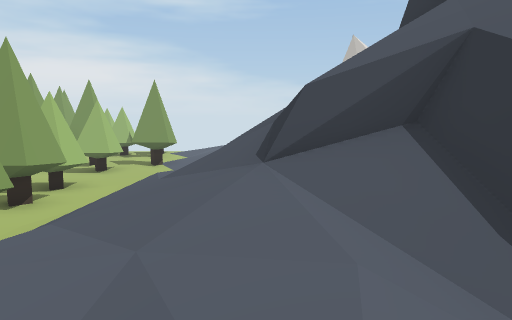
View 1 (above)

16 first-person views from a walk through a 3-D level made in the Unity game engine. The camera is 1.3 m above the floor, tilts 6° down and sees 70° across. The floor is counted in squares, 1 m on a side. Each view is taken from the middle of a square. On the plan, view 1 faces up. The plan holds only what a view shows up to about 15 squares ahead; the rest is blank. The place goes on beyond the plan. The player is left out.

View 2
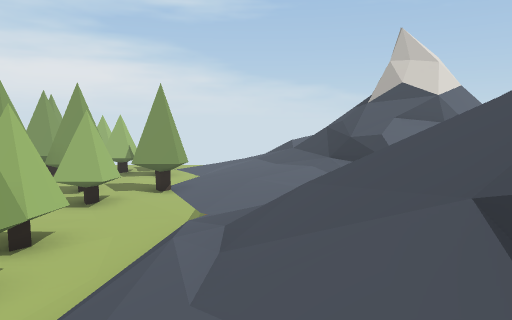

View 3
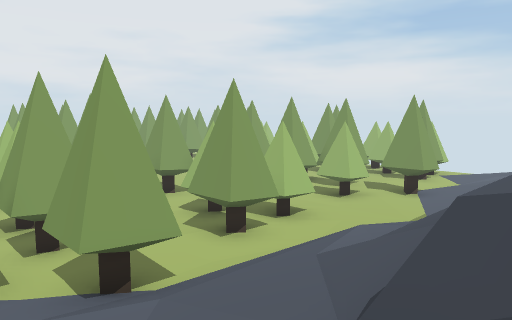

View 4
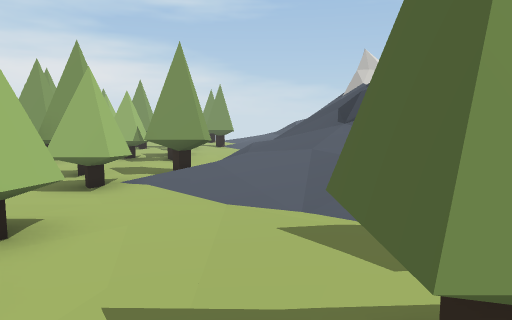

View 5
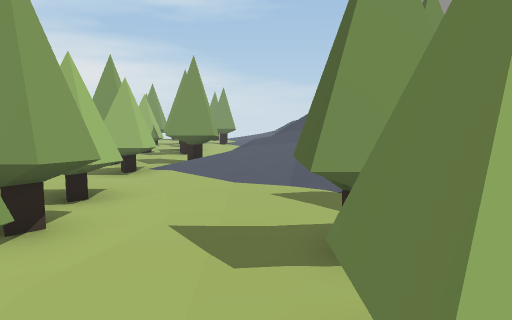

View 6
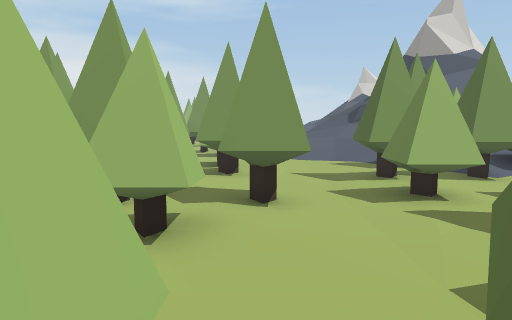

View 7
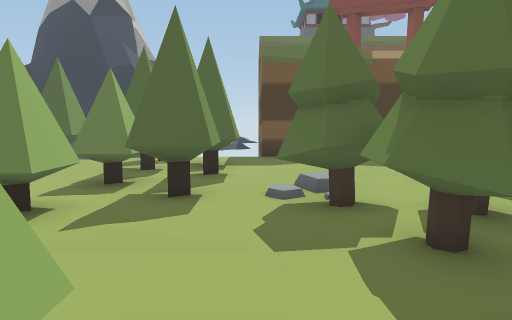

View 8
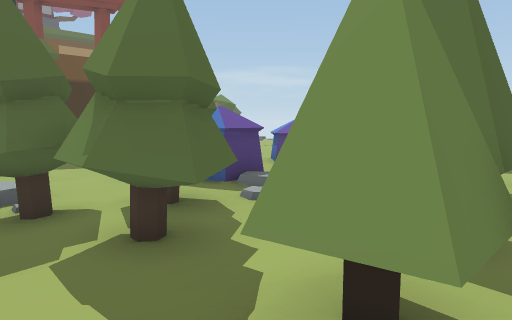

View 9
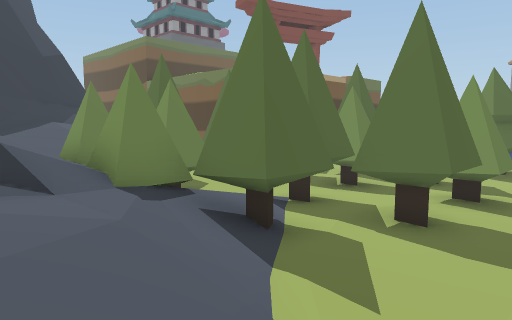

View 10
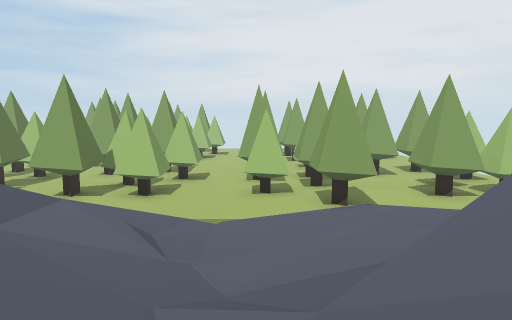

View 11
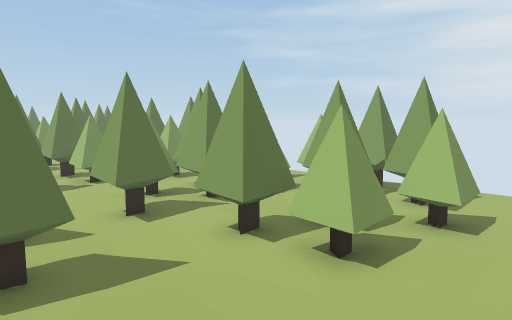

View 12
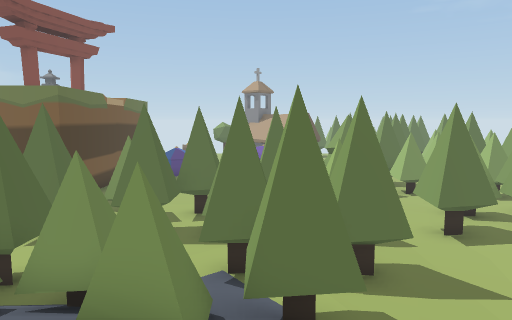

View 13
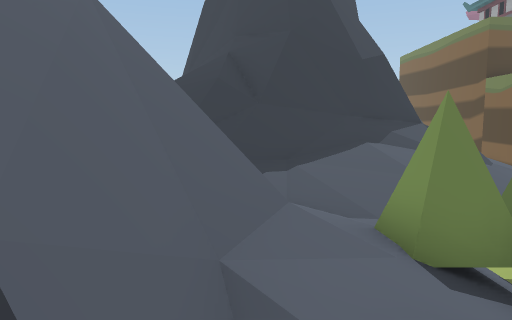

View 14
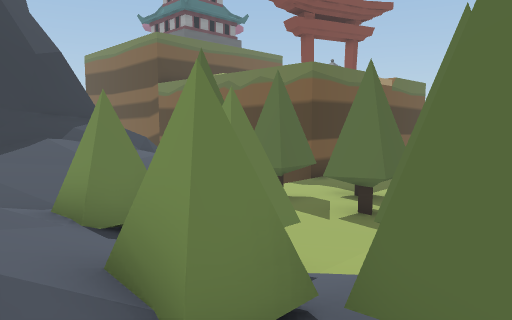

View 15
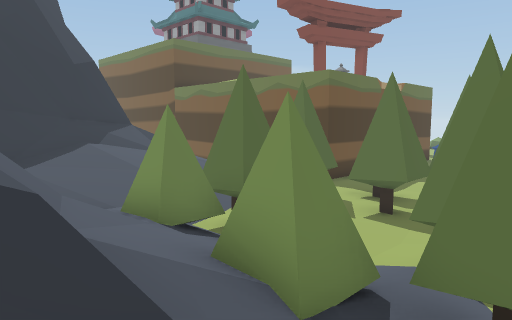

View 16
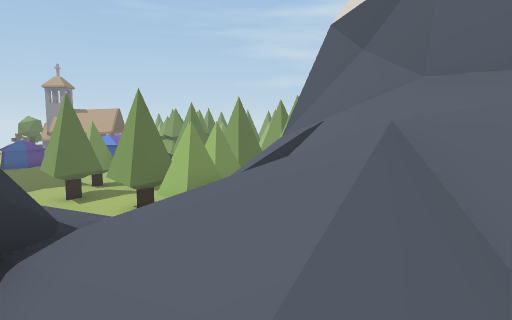

### Floor plan
Key: @ floor where view 1 was taken; # wall or solid block; x gap in a wall; . main floor; : floor 0.25 m higher than the main floor; + floor 0.5 m higher than the main floor; * floor 0.75 m higher than the main floor; % floor 1 m higher than the main floor; / step, stairs or slope; = window, fence, low wall or low ledge; T thing the floor can be seen under or through; R tree.
Columns run from 8 left of view 1 to 13 right of it. Each row starts with its distance up from view 1.
 18 ####.://// =#
 17 #..#..:+/=#=#
 16 #.::.::+*===###=
 15 ...:.:++*/=#=##
 14 ###:#::++/=#==
 13  ####.:+++/=/
 12  ###:.::++/% /
 11 ....../:+///
 10 ##....//////
  9 ##:#..////
  8  ###..///
  7 #..#//////
  6 #.::.//////     ///
  5 ...:///////   ##//
  4 #TT:T//%///####///
  3  TTTT/*////=###/ =#
  2  TTT://////#/=   ##
  1 ......////////  /=##
  0 ##...../@/////%///##
 -1 ##:#...:TTT//#/+//=##
 -2  ###...:TT TTT/////##
 -3   .#...#TTT..#/  //###
 -4 #.::...##TT.::./ /%//#
 -5 ...:...x:....:.. ////
 -6  #T:#..#.TTTT:#x   //
 -7  TTTT...#TTTTTT.
 -8  TTT:...#TTTTT:.
 -9 ........R.......#
-10 #  ...RRR:......#
-11 #  #.RRRR...:.. #
-12   ##..RR ....:  #

Positions as (right, up) in squares from view 1, and headings:
1: (0, 0), facing up
2: (-1, 3), facing up
3: (1, 2), facing up-left
4: (-2, -5), facing up
5: (-2, -7), facing up
6: (-4, -12), facing up
7: (-6, -9), facing right
8: (-6, -9), facing down-right
9: (-3, 2), facing down-right
10: (5, 12), facing left
11: (0, 2), facing down-left
12: (1, 3), facing down
13: (1, 1), facing right
14: (0, 1), facing down-right
15: (0, 2), facing down-right
16: (10, 6), facing down-left
